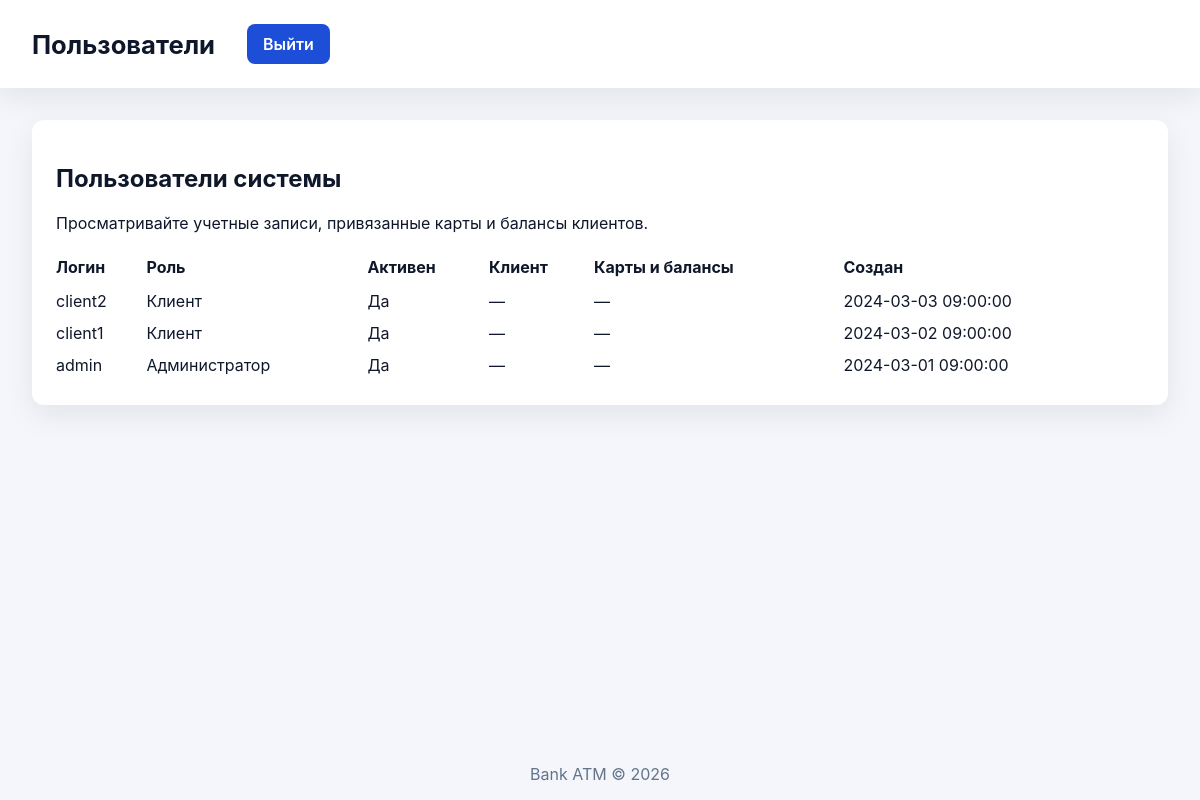
Before: /site/users.php (signed in) with the older database file.
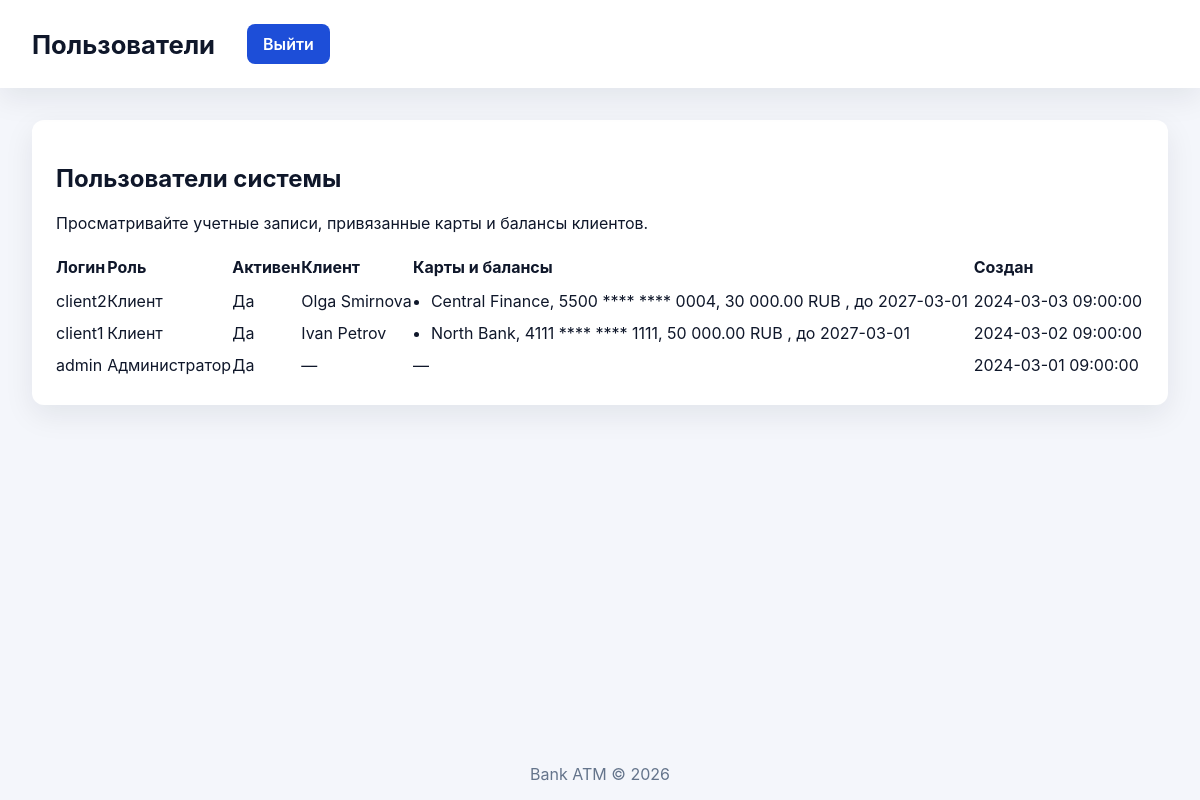
After: the same page with the newer database file.
### tables this page shows
CREATE TABLE users (
  id BIGINT UNSIGNED AUTO_INCREMENT PRIMARY KEY,
  login VARCHAR(255) NOT NULL,
  password_hash VARCHAR(255) NOT NULL,
  role ENUM('admin','client') NOT NULL,
  created_at DATETIME NOT NULL DEFAULT CURRENT_TIMESTAMP,
  updated_at DATETIME NULL,
  is_active TINYINT(1) NOT NULL DEFAULT 1,
  UNIQUE KEY ux_users_login (login),
  KEY idx_users_role (role)
);

CREATE TABLE clients (
  id BIGINT UNSIGNED AUTO_INCREMENT PRIMARY KEY,
  user_id BIGINT UNSIGNED NOT NULL,
  full_name VARCHAR(255) NOT NULL,
  created_at DATETIME NOT NULL DEFAULT CURRENT_TIMESTAMP,
  updated_at DATETIME NULL,
  UNIQUE KEY ux_clients_user_id (user_id),
  CONSTRAINT fk_clients_user
    FOREIGN KEY (user_id) REFERENCES users(id)
);

CREATE TABLE cards (
  id BIGINT UNSIGNED AUTO_INCREMENT PRIMARY KEY,
  card_number VARCHAR(32) NOT NULL,
  pin_hash VARCHAR(255) NOT NULL,
  bank_issuer_id BIGINT UNSIGNED NOT NULL,
  client_id BIGINT UNSIGNED NOT NULL,
  created_at DATETIME NOT NULL DEFAULT CURRENT_TIMESTAMP,
  updated_at DATETIME NULL,
  expires_at DATE NULL,
  is_blocked TINYINT(1) NOT NULL DEFAULT 0,
  UNIQUE KEY ux_cards_card_number (card_number),
  KEY idx_cards_bank_issuer_id (bank_issuer_id),
  KEY idx_cards_client_id (client_id),
  CONSTRAINT fk_cards_bank_issuer
    FOREIGN KEY (bank_issuer_id) REFERENCES banks(id),
  CONSTRAINT fk_cards_client
    FOREIGN KEY (client_id) REFERENCES clients(id)
);

CREATE TABLE banks (
  id BIGINT UNSIGNED AUTO_INCREMENT PRIMARY KEY,
  name VARCHAR(255) NOT NULL,
  bic VARCHAR(20) NULL,
  created_at DATETIME NOT NULL DEFAULT CURRENT_TIMESTAMP,
  updated_at DATETIME NULL,
  UNIQUE KEY ux_banks_bic (bic),
  KEY idx_banks_name (name)
);

CREATE TABLE accounts (
  id BIGINT UNSIGNED AUTO_INCREMENT PRIMARY KEY,
  card_id BIGINT UNSIGNED NOT NULL,
  balance DECIMAL(12,2) NOT NULL DEFAULT 0.00,
  currency CHAR(3) NOT NULL DEFAULT 'RUB',
  updated_at DATETIME NOT NULL DEFAULT CURRENT_TIMESTAMP ON UPDATE CURRENT_TIMESTAMP,
  UNIQUE KEY ux_accounts_card_id (card_id),
  CONSTRAINT fk_accounts_card
    FOREIGN KEY (card_id) REFERENCES cards(id)
);

### includes/auth.php (called while the page is built, shortened)
<?php
require_once __DIR__ . '/db.php';
require_once __DIR__ . '/helpers.php';
function is_logged_in(): bool
{
    return isset($_SESSION['user']);
}

### includes/db.php (called while the page is built, shortened)
<?php
function db(): PDO
{
    static $pdo = null;
    if ($pdo instanceof PDO) {
        return $pdo;
    }
    $host = getenv('DB_HOST') ?: '127.0.0.1';
    $name = getenv('DB_NAME') ?: 'bank_atm';
    $user = getenv('DB_USER') ?: 'bank_user';
    $pass = getenv('DB_PASS') ?: 'bank_pass';
    $charset = getenv('DB_CHARSET') ?: 'utf8mb4';
    $dsn = sprintf('mysql:host=%s;dbname=%s;charset=%s', $host, $name, $charset);
    $options = [
        PDO::ATTR_ERRMODE => PDO::ERRMODE_EXCEPTION,
        PDO::ATTR_DEFAULT_FETCH_MODE => PDO::FETCH_ASSOC,
        PDO::ATTR_EMULATE_PREPARES => false,
    ];
    try {
        $pdo = new PDO($dsn, $user, $pass, $options);
    } catch (PDOException $exception) {
        error_log('Database connection error: ' . $exception->getMessage());
        throw new RuntimeException('Database connection failed.');
    }
    return $pdo;
}

### site/users.php (the view, shortened to what this page needs)
<?php
require_once __DIR__ . '/../includes/db.php';
require_once __DIR__ . '/../includes/helpers.php';
require_once __DIR__ . '/../includes/auth.php';
function mask_card_number(string $number): string
{
    $clean = preg_replace('/\D+/', '', $number);
    return substr($clean, 0, 4) . ' **** **** ' . substr($clean, -4);
}
$usersStmt = db()->query(
    'SELECT users.id, users.login, users.role, users.is_active, users.created_at, '
    . 'clients.id AS client_id, clients.full_name '
    . 'FROM users '
    . 'LEFT JOIN clients ON clients.user_id = users.id '
    . 'ORDER BY users.created_at DESC'
);
$users = $usersStmt->fetchAll();
$clientIds = [];
foreach ($users as $user) {
    if (!empty($user['client_id'])) {
        $clientIds[] = (int) $user['client_id'];
    }
}
$cardsByClient = [];
if (!empty($clientIds)) {
    $placeholders = implode(',', array_fill(0, count($clientIds), '?'));
    $cardsStmt = db()->prepare(
        'SELECT cards.client_id, cards.card_number, cards.expires_at, cards.is_blocked, '
        . 'banks.name AS bank_name, accounts.balance, accounts.currency '
        . 'FROM cards '
        . 'JOIN banks ON banks.id = cards.bank_issuer_id '
        . 'LEFT JOIN accounts ON accounts.card_id = cards.id '
        . 'WHERE cards.client_id IN (' . $placeholders . ') '
        . 'ORDER BY cards.client_id, cards.card_number'
    );
    $cardsStmt->execute($clientIds);
    $cards = $cardsStmt->fetchAll();
    foreach ($cards as $card) {
        $clientId = (int) $card['client_id'];
        if (!isset($cardsByClient[$clientId])) {
            $cardsByClient[$clientId] = [];
        }
        $cardsByClient[$clientId][] = $card;
    }
}
render_header('Пользователи');
?>
<section class="card">
  <h2>Пользователи системы</h2>
  <p>Просматривайте учетные записи, привязанные карты и балансы клиентов.</p>
  <?php if (empty($users)) : ?>
    <p>Пользователи не найдены.</p>
  <?php else : ?>
    <div style="overflow-x: auto;">
      <table style="width: 100%; border-collapse: collapse;">
        <thead>
          <tr>
            <th style="text-align: left; padding: 8px 0;">Логин</th>
            <th style="text-align: left; padding: 8px 0;">Роль</th>
            <th style="text-align: left; padding: 8px 0;">Активен</th>
            <th style="text-align: left; padding: 8px 0;">Клиент</th>
            <th style="text-align: left; padding: 8px 0;">Карты и балансы</th>
            <th style="text-align: left; padding: 8px 0;">Создан</th>
          </tr>
        </thead>
        <tbody>
          <?php foreach ($users as $user) : ?>
            <tr>
              <td style="padding: 6px 0;"><?= sanitize($user['login']) ?></td>
              <td style="padding: 6px 0;"><?= $user['role'] === 'admin' ? 'Администратор' : 'Клиент' ?></td>
              <td style="padding: 6px 0;"><?= (int) $user['is_active'] === 1 ? 'Да' : 'Нет' ?></td>
              <td style="padding: 6px 0;">
                <?= $user['full_name'] ? sanitize($user['full_name']) : '—' ?>
              </td>
              <td style="padding: 6px 0;">
                <?php if (empty($user['client_id']) || empty($cardsByClient[(int) $user['client_id']])) : ?>
                  —
                <?php else : ?>
                  <ul style="margin: 0; padding-left: 18px;">
                    <?php foreach ($cardsByClient[(int) $user['client_id']] as $card) : ?>
                      <li>
                        <?= sanitize($card['bank_name']) ?>,
                        <?= sanitize(mask_card_number($card['card_number'])) ?>,
                        <?= $card['balance'] !== null ? number_format((float) $card['balance'], 2, '.', ' ') . ' ' . sanitize($card['currency']) : 'Баланс не задан' ?>
                        <?php if (!empty($card['expires_at'])) : ?>
                          , до <?= sanitize($card['expires_at']) ?>
                        <?php endif; ?>
                      </li>
                    <?php endforeach; ?>
                  </ul>
                <?php endif; ?>
              </td>
              <td style="padding: 6px 0;">
                <?= sanitize((string) $user['created_at']) ?>
              </td>
            </tr>
          <?php endforeach; ?>
        </tbody>
      </table>
    </div>
  <?php endif; ?>
</section>
<?php
render_footer();

### includes/helpers.php (shortened to what this page needs)
<?php
function sanitize(string $value): string
{
    return htmlspecialchars($value, ENT_QUOTES | ENT_SUBSTITUTE, 'UTF-8');
}
function render_header(string $title = 'Bank ATM', string $bodyClass = ''): void
{
    $logoutLink = null;
    if (function_exists('is_logged_in') && is_logged_in()) {
        $logoutLink = '/site/logout.php';
    } elseif (!empty($_SESSION['atm']) && !empty($_SESSION['card'])) {
        $logoutLink = '/atm/logout.php';
    }
    echo '<!DOCTYPE html>';
    echo '<html lang="ru">';
    echo '<head>';
    echo '<link rel="stylesheet" href="/assets/style.css">';
    echo '</head>';
    $bodyClassAttr = $bodyClass !== '' ? ' class="' . sanitize($bodyClass) . '"' : '';
    echo '<body' . $bodyClassAttr . '>';
    echo '<div class="app">';
    echo '<header class="app__header">';
    echo '<div class="app__header-content">';
    echo '<h1 class="app__title">' . sanitize($title) . '</h1>';
    if ($logoutLink) {
        echo '<a class="btn app__logout" href="' . sanitize($logoutLink) . '">Выйти</a>';
    }
    echo '</div>';
    echo '</header>';
    echo '<main class="app__content">';
}
function render_footer(): void
{
    echo '</main>';
    echo '<footer class="app__footer">';
    echo '<span>Bank ATM &copy; ' . date('Y') . '</span>';
    echo '</footer>';
    echo '</div>';
    echo '</body>';
    echo '</html>';
}

### assets/style.css (style rules this page uses)
:root { color-scheme: light; --color-bg: #f4f6fb; --color-surface: #ffffff; --color-primary: #1d4ed8; --color-primary-dark: #1e40af; --color-text: #0f172a; --color-muted: #64748b; --color-success: #16a34a; --color-warning: #d97706; --color-danger: #dc2626; --radius: 12px; --shadow: 0 10px 30px rgba(15, 23, 42, 0.08); }
* { box-sizing: border-box; }
body { margin: 0; font-family: "Inter", "Segoe UI", sans-serif; background: var(--color-bg); color: var(--color-text); }
.app { min-height: 100vh; display: flex; flex-direction: column; }
.app__header { background: var(--color-surface); padding: 24px 32px; box-shadow: var(--shadow); position: sticky; top: 0; z-index: 10; }
.app__header-content { display: flex; align-items: center; justify-content: flex-start; gap: 16px; }
.app__title { margin: 0; font-size: 1.6rem; }
.app__logout { text-decoration: none; white-space: nowrap; margin-left: 16px; }
.app__content { flex: 1; padding: 32px; }
.app__footer { padding: 16px 32px; text-align: center; color: var(--color-muted); }
button, .btn { background: var(--color-primary); border: none; color: #ffffff; padding: 10px 16px; border-radius: 8px; cursor: pointer; font-weight: 600; transition: background 0.2s ease; }
.card { background: var(--color-surface); border-radius: var(--radius); padding: 24px; box-shadow: var(--shadow); }

Changed rows visible on the page:
no longer on this page (row unchanged): users: login "client2", role "Клиент", is_active "Да", created_at "2024-03-03 09:00:00"
no longer on this page (row unchanged): users: login "client1", role "Клиент", is_active "Да", created_at "2024-03-02 09:00:00"
added clients: user.login "client2", shows "Клиент", full_name "Olga Smirnova", user.created_at "2024-03-03 09:00:00"
now on this page (row edited): cards: bank_issuer.name "Central Finance", card_number "5500 **** **** 0004", accounts.balance "30 000.00", accounts.currency "RUB", expires_at "2027-03-01", shown under "client2"
added clients: user.login "client1", shows "Клиент", full_name "Ivan Petrov", user.created_at "2024-03-02 09:00:00"
now on this page (row edited): cards: bank_issuer.name "North Bank", card_number "4111 **** **** 1111", accounts.balance "50 000.00", accounts.currency "RUB", expires_at "2027-03-01", shown under "client1"
